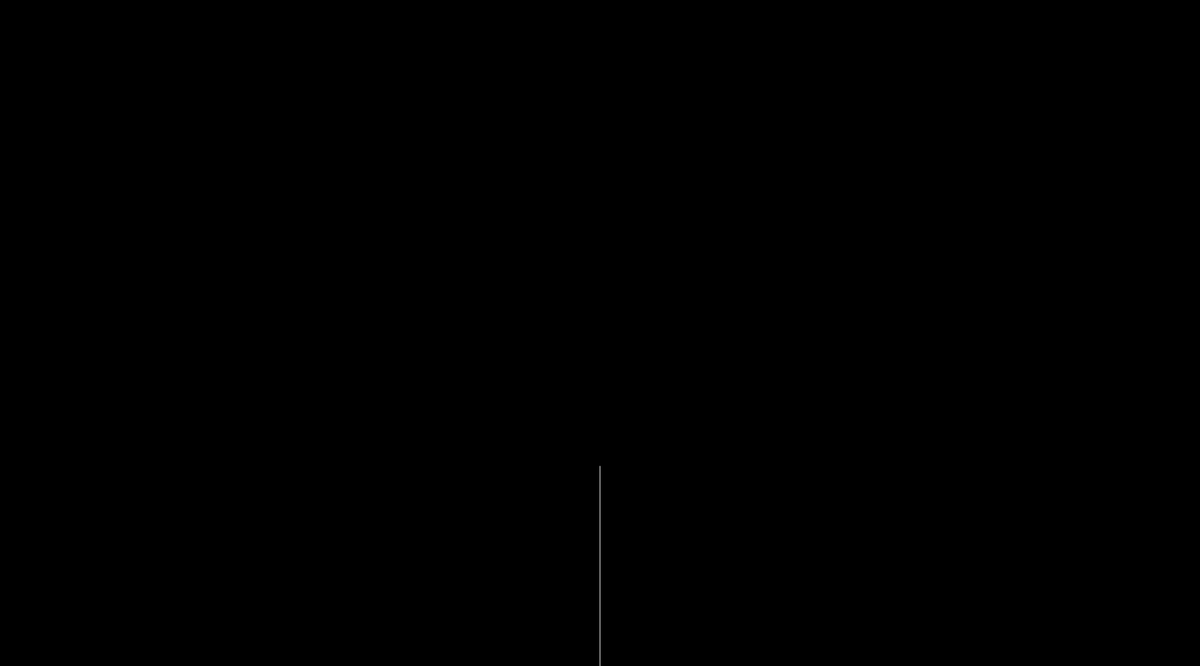
Frame 1 (no input)
Frame 60 (no input): identical to frame 1, image omitted
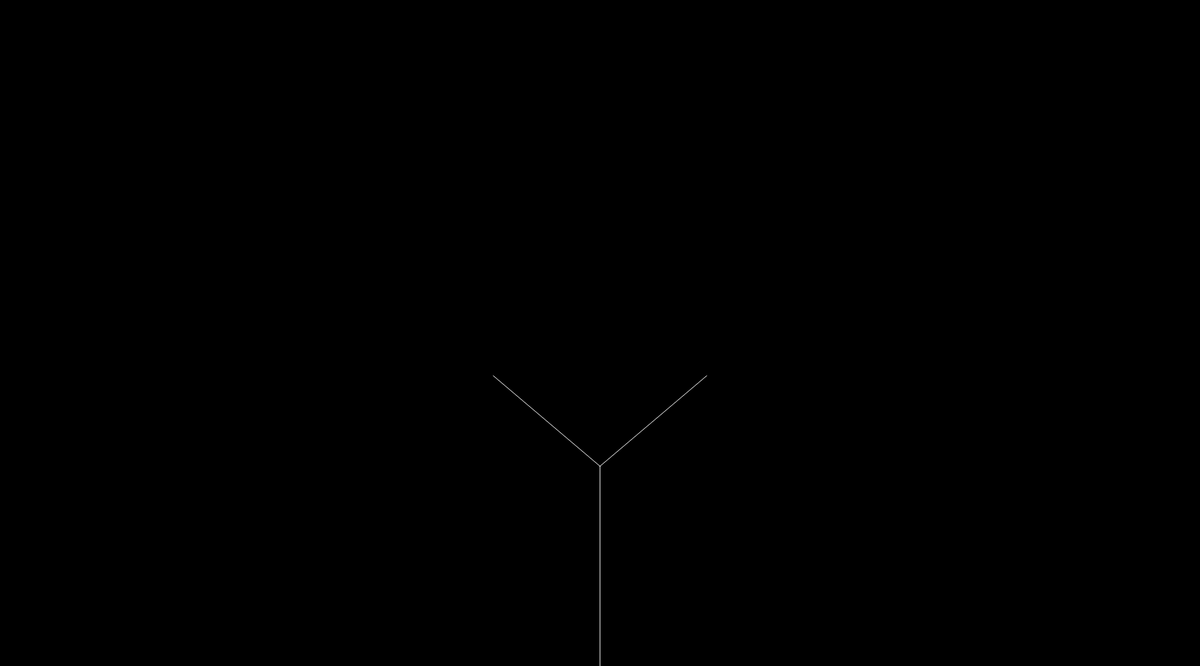
Frame 120 (the mouse pressed at the canvas centre since frame 60)

The p5.js sketch that drew these frames (run headless with seeded random() and noise() and a simulated clock; from frame 60 on, the mouse is pressed at the canvas centre):

// p5.js sketch
// ── sketch.js
var tree = [];
var leaves = [];
var count = 0;
var leaveCount;
function setup() {
  createCanvas(1800, 1000);
  var root = new Branch(
    createVector(width / 2, height),
    createVector(width / 2, height - 300)
  );
  tree[0] = root;
  leaveCount = floor(random(1, 6));
}
function draw() {
  background(0);
  for (let index = 0; index < tree.length; index++) {
    tree[index].show();
    // tree[index].jitter();
  }
  for (let index = 0; index < leaves.length; index++) {
    fill(100, 255, 100, 100);
    noStroke();
    ellipse(leaves[index].x, leaves[index].y, 8, 16);
  }
}
function mousePressed() {
  if (count < 10) {
    for (var i = tree.length - 1; i > -1; i--) {
      if (tree[i].finished) continue;
      tree.push(tree[i].branchL(floor(noise(0, 1) * 70)));
      tree.push(tree[i].branchR(floor(noise(0, 1) * 70)));
      tree[i].finished = true;
    }
    count++;
  } else if (count === 10) {
    for (let index = 0; index < tree.length; index++) {
      if (!tree[index].finished) {
        var leaf = tree[index].end.copy();
        leaves.push(leaf);
      }
    }
    count++;
  }
}

// ── Branch.js
function Branch(begin, end) {
  this.begin = begin;
  this.end = end;
  this.finished = false;
  this.show = function () {
    stroke(255);
    line(this.begin.x, this.begin.y, this.end.x, this.end.y);
  };
  this.jitter = function () {
    this.end.x += random(-1, 1);
    this.end.y += random(-1, 1);
  };
  this.branchR = function (angle) {
    var dir = p5.Vector.sub(this.end, this.begin);
    dir.rotate(angle);
    dir.mult(0.7);
    var right = new Branch(this.end, p5.Vector.add(this.end, dir));
    return right;
  };
  this.branchL = function (angle) {
    var dir = p5.Vector.sub(this.end, this.begin);
    dir.mult(0.7);
    dir.rotate(-angle);
    var left = new Branch(this.end, p5.Vector.add(this.end, dir));
    return left;
  };
}
